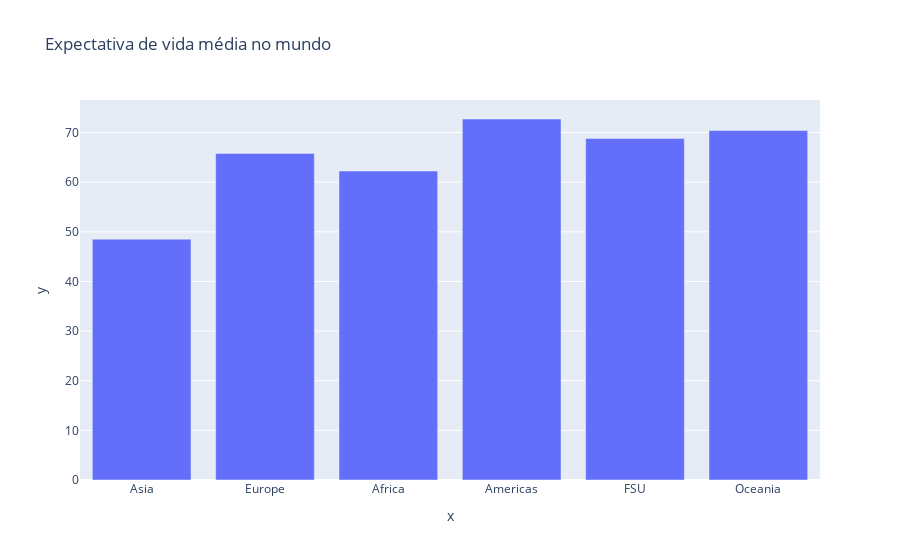

The notebook cell this image was saved under:
### Code cell
mean_expec_pais = df.expec_vida.groupby(df.continente).mean()
fig = px.bar(df, x=df.continente.unique(), y=mean_expec_pais, title='Expectativa de vida média no mundo')
fig.show()

### Figure 1 — Plotly figure (JSON) as saved in the notebook; plotly's stock layout.template omitted (floating-point values rounded to 4 significant figures)
{"data": [{"alignmentgroup": "True", "hovertemplate": "x=%{x}<br>y=%{y}<extra></extra>", "legendgroup": "", "marker": {"color": "#636efa"}, "name": "", "offsetgroup": "", "orientation": "v", "showlegend": false, "textposition": "auto", "type": "bar", "x": ["Asia", "Europe", "Africa", "Americas", "FSU", "Oceania"], "xaxis": "x", "y": [48.52, 65.79, 62.24, 72.72, 68.8, 70.4], "yaxis": "y"}], "layout": {"barmode": "relative", "legend": {"tracegroupgap": 0}, "title": {"text": "Expectativa de vida média no mundo"}, "xaxis": {"anchor": "y", "domain": [0, 1], "title": {"text": "x"}}, "yaxis": {"anchor": "x", "domain": [0, 1], "title": {"text": "y"}}}}
